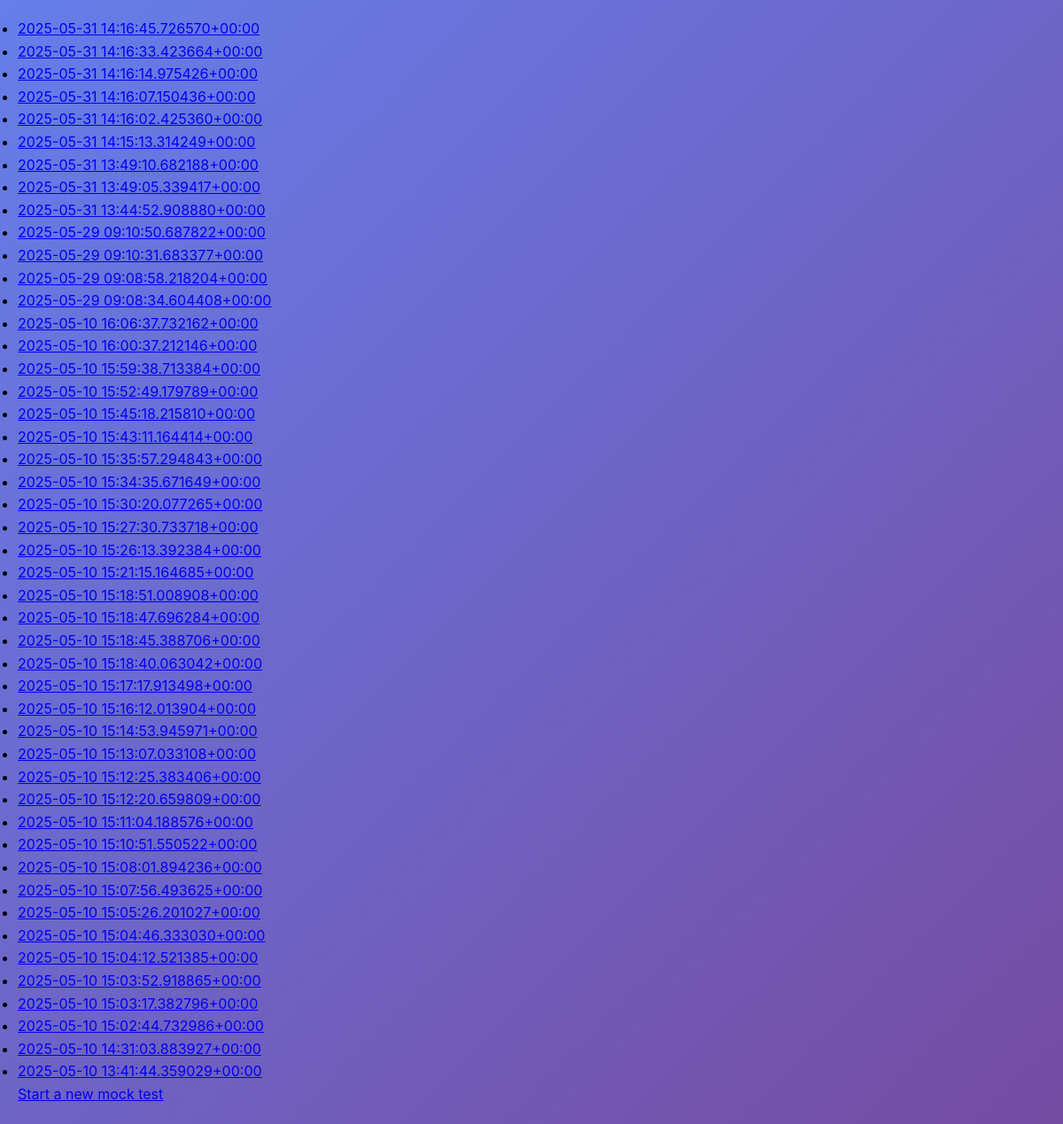
Before: /polls/ with the older database file.
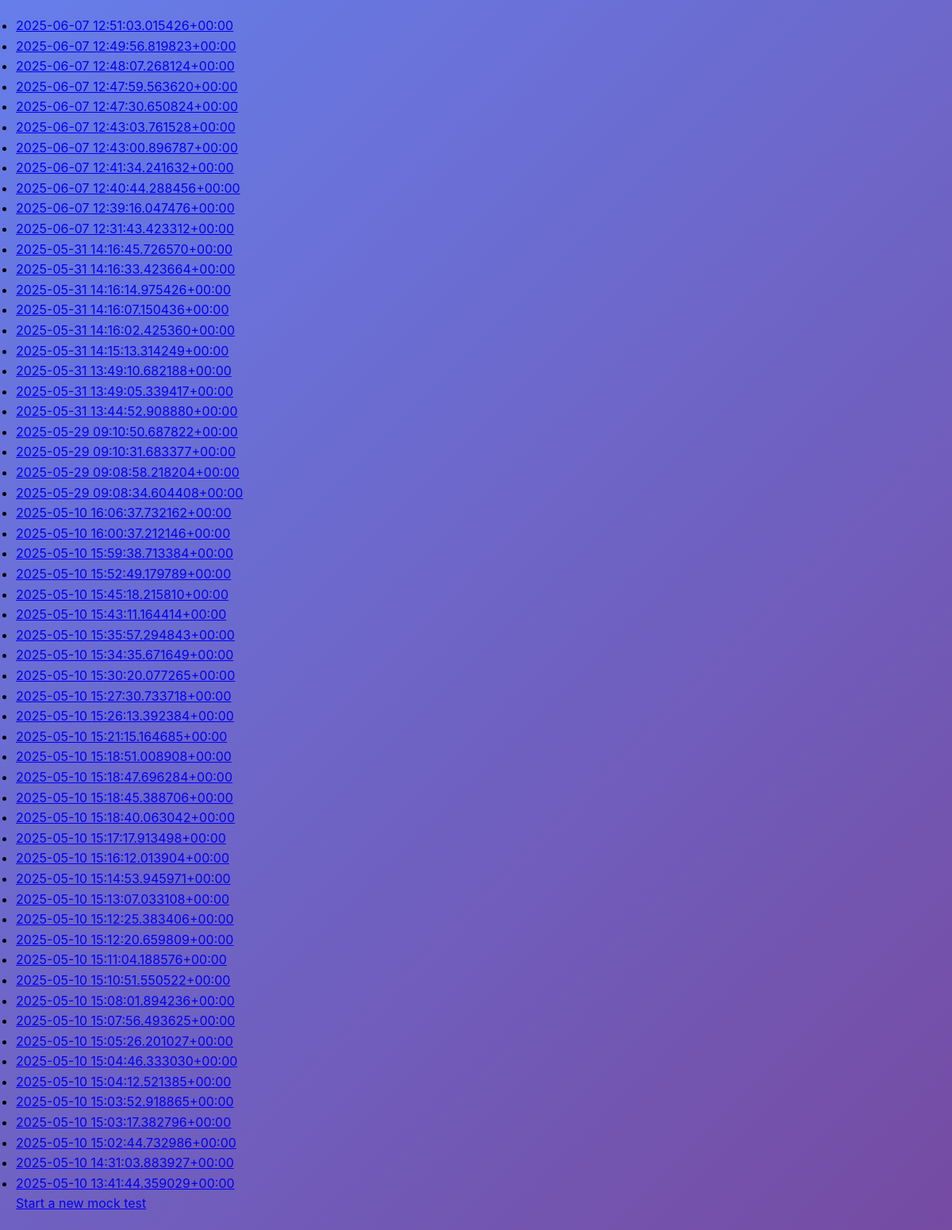
After: the same page with the newer database file.
### polls/models.py (models this page shows, shortened)
class MockTest(models.Model):
    questions = models.ManyToManyField(Question)
    choices = models.ManyToManyField(Choice)
    created_at = models.DateTimeField(auto_now_add=True)
    def __str__(self):
        return str(self.created_at)

### polls/views.py (the view)
# urls.py: path("", views.IndexView.as_view(), name="index"),
class IndexView(generic.ListView):
    template_name = "polls/index.html"
    context_object_name = "mock_tests"
    def get_queryset(self):
        return MockTest.objects.order_by("-created_at")

### polls/templates/polls/index.html
{% load static %}
<link rel="stylesheet" href="{% static 'polls/style.css' %}">
{% if mock_tests %}
  <ul>
  {% for mock_test in mock_tests %}
    <li><a href="{% url 'polls:mock_test_result' mock_test.id %}">{{mock_test}}</li>
  {% endfor %}
  </ul>
{% else %}
  <p>No Mock Tests are available.</p>
{% endif %}
<a href="{% url 'polls:start_mock_test' %}">Start a new mock test</a>

### polls/static/polls/style.css (style rules this page uses)
* { margin: 0; padding: 0; box-sizing: border-box; }

Changed rows visible on the page:
added MockTest: created_at "2025-06-07 12:51:03.015426+00:00"
added MockTest: created_at "2025-06-07 12:49:56.819823+00:00"
added MockTest: created_at "2025-06-07 12:48:07.268124+00:00"
added MockTest: created_at "2025-06-07 12:47:59.563620+00:00"
added MockTest: created_at "2025-06-07 12:47:30.650824+00:00"
added MockTest: created_at "2025-06-07 12:43:03.761528+00:00"
added MockTest: created_at "2025-06-07 12:43:00.896787+00:00"
added MockTest: created_at "2025-06-07 12:41:34.241632+00:00"
added MockTest: created_at "2025-06-07 12:40:44.288456+00:00"
added MockTest: created_at "2025-06-07 12:39:16.047476+00:00"
added MockTest: created_at "2025-06-07 12:31:43.423312+00:00"
